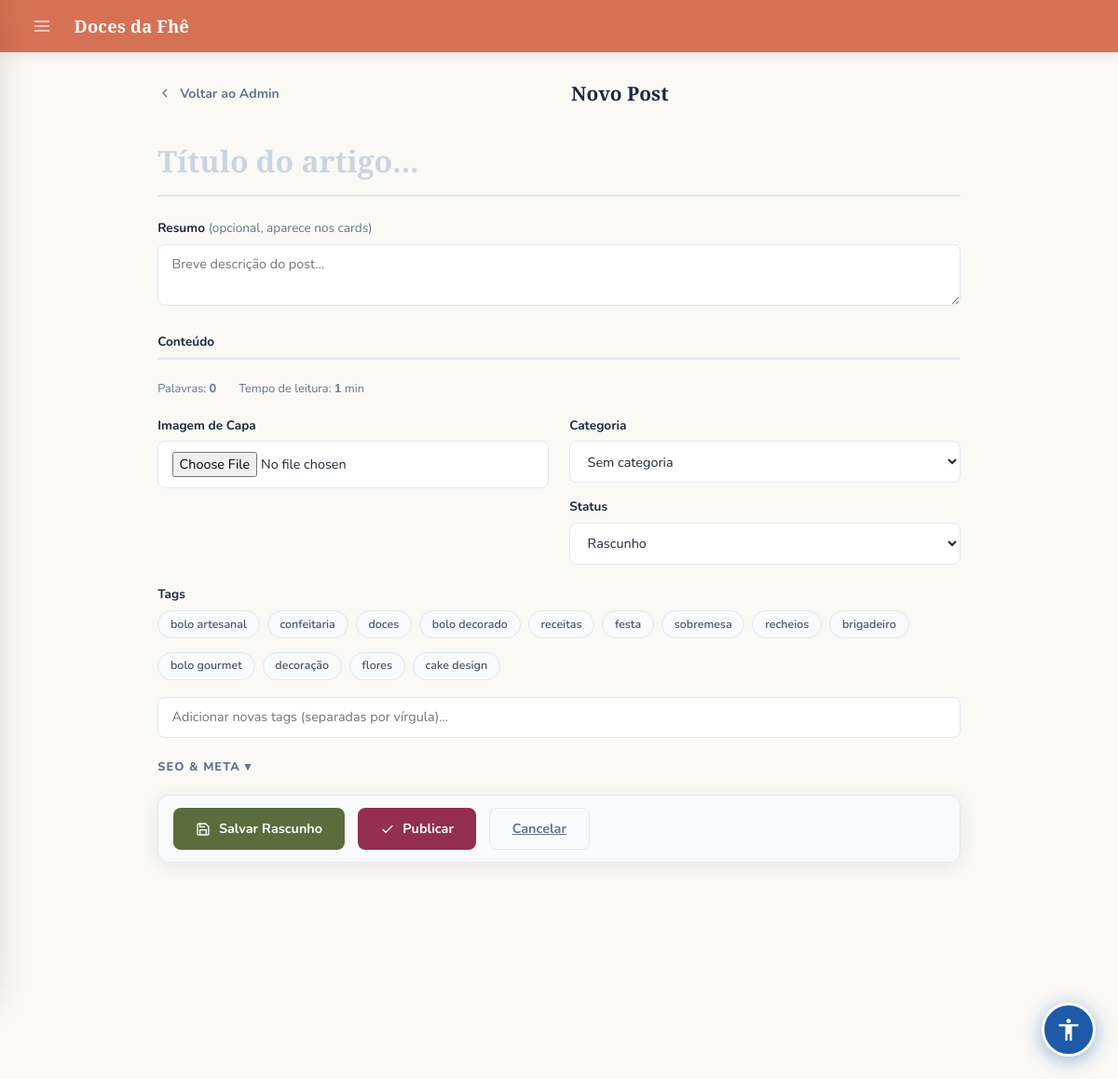
Before: /blog/admin/novo (signed in) with the older database file.
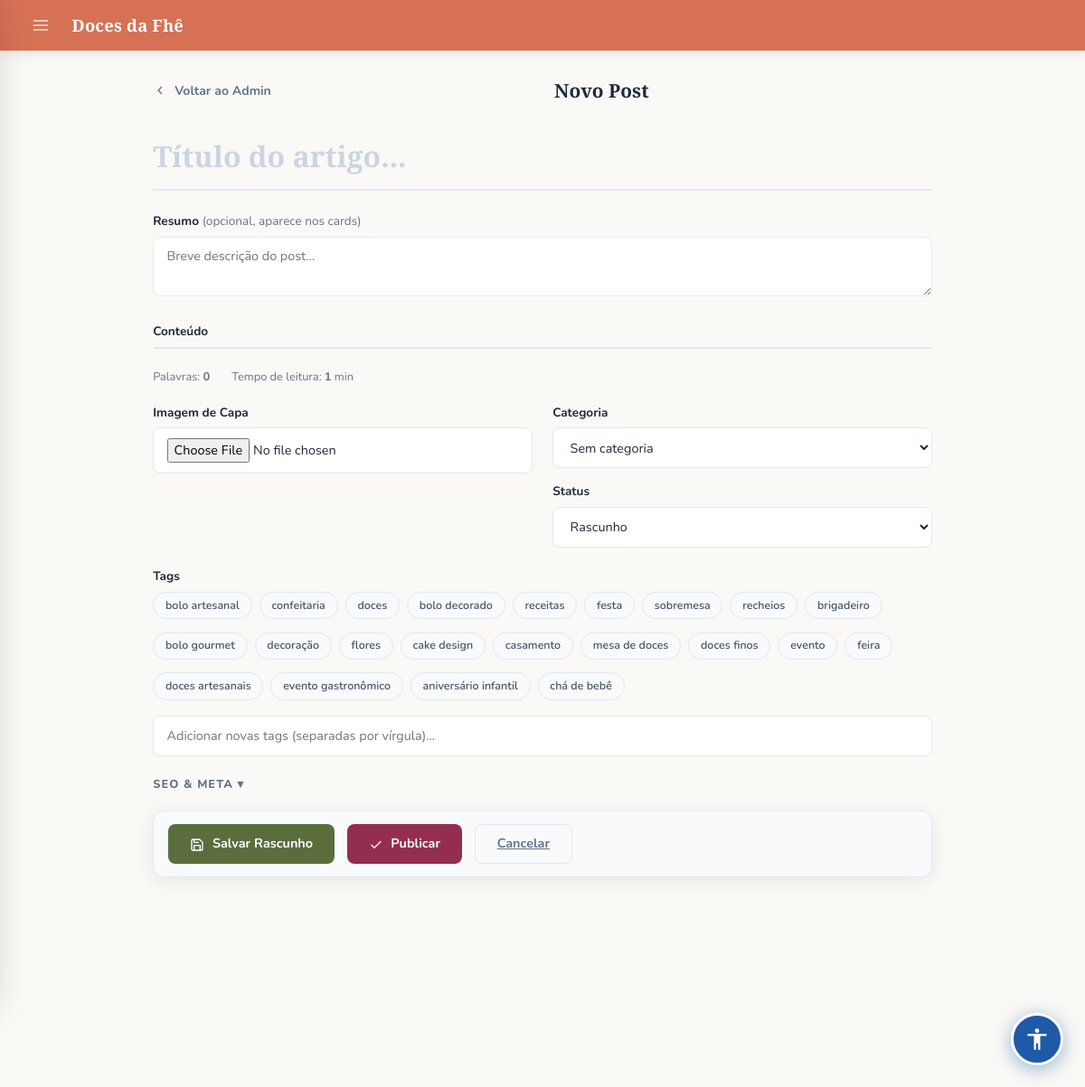
After: the same page with the newer database file.
### models.py (models this page shows, shortened)
class SiteConfig(db.Model):
    __tablename__ = "site_config"
    id               = db.Column(db.Integer, primary_key=True)
    color_primary    = db.Column(db.String(20), default='#5B6D3D')
    color_secondary  = db.Column(db.String(20), default='#D67155')
    color_accent     = db.Column(db.String(20), default='#F3B651')
    color_dark       = db.Column(db.String(20), default='#932E50')
    color_bg         = db.Column(db.String(20), default='#FAF9F6')
    color_text       = db.Column(db.String(20), default='#2B2B2B')
    color_text_light = db.Column(db.String(20), default='#6B6B6B')
    auth_bg_color1   = db.Column(db.String(20), default='#e8eed8')
    auth_bg_color2   = db.Column(db.String(20), default='#8fa05a')
    font_title   = db.Column(db.String(100), default='Playfair Display')
    font_body    = db.Column(db.String(100), default='Nunito')
    font_size    = db.Column(db.String(10), default='16')
    title_weight = db.Column(db.String(10), default='700')
    body_weight  = db.Column(db.String(10), default='400')
    layout_mode   = db.Column(db.String(20), default='spacious')
    layout_width  = db.Column(db.String(20), default='centered')
    card_columns  = db.Column(db.Integer,    default=3)
    card_gap      = db.Column(db.Integer,    default=20)
    show_carousel = db.Column(db.Boolean,    default=True)
    btn_radius  = db.Column(db.String(10), default='12px')
    card_shadow = db.Column(db.String(10), default='medium')
    navbar_fixed = db.Column(db.Boolean, default=True)
    anim_enabled     = db.Column(db.Boolean, default=True)
    anim_intensity   = db.Column(db.String(10), default='medium')
    anim_duration    = db.Column(db.Integer,    default=220)
    anim_hover_style = db.Column(db.String(20), default='lift')
    site_name   = db.Column(db.String(100), default='Doces da Fhê')
    logo_url    = db.Column(db.String(255), nullable=True)
    logo_height     = db.Column(db.Integer, default=100)
    logo_fit        = db.Column(db.String(20), default='contain')
    carousel_height = db.Column(db.Integer, default=340)
    card_img_height = db.Column(db.Integer, default=200)
    card_radius     = db.Column(db.String(10), default='16px')
    flash_success   = db.Column(db.String(20), default='#ffffff')
    flash_error     = db.Column(db.String(20), default='#f8d7da')
    flash_info      = db.Column(db.String(20), default='#ffffff')
    new_badge_days  = db.Column(db.Integer, default=7)
    new_badge_ativo = db.Column(db.Boolean, default=True)
    blog_primary    = db.Column(db.String(20), default='#5B6D3D')
    blog_accent     = db.Column(db.String(20), default='#932E50')
    blog_bg         = db.Column(db.String(20), default='#f8fafc')
    blog_card_bg    = db.Column(db.String(20), default='#ffffff')
    blog_text       = db.Column(db.String(20), default='#1e293b')
    updated_at      = db.Column(db.DateTime, default=datetime.utcnow, onupdate=datetime.utcnow)

class BlogTag(db.Model):
    __tablename__ = 'blog_tags'
    id = db.Column(db.Integer, primary_key=True)
    nome = db.Column(db.String(50), unique=True, nullable=False)
    slug = db.Column(db.String(50), unique=True, nullable=False)

### blog_routes.py (the view, shortened to what this page needs)
@blog_bp.route('/admin/novo', methods=['GET', 'POST'])
@_admin_required
def admin_novo():
    categorias = BlogCategoria.query.all()
    tags = BlogTag.query.all()
    return render_template('blog/editor.html',
                           post=None, categorias=categorias, tags=tags,
                           action=url_for('blog.admin_novo'))

### app.py (called while the page is built)
@login_manager.user_loader
def load_user(user_id):
    return User.query.get(int(user_id))

@app.context_processor
def inject_globals():
    if current_user.is_authenticated:
        total_itens = db.session.query(
            db.func.sum(CarrinhoItem.quantidade)
        ).filter_by(user_id=current_user.id).scalar() or 0
    else:
        total_itens = 0
    site_config = SiteConfig.query.first()
    return dict(carrinho_total=total_itens, site_config=site_config)

### blog_routes.py (called while the page is built)
def _admin_required(f):
    from functools import wraps
    @wraps(f)
    def decorated(*args, **kwargs):
        if not current_user.is_authenticated:
            flash('Faça login para continuar.', 'info')
            return redirect(url_for('login'))
        if not current_user.is_admin:
            flash('Acesso restrito a administradores.', 'error')
            return redirect(url_for('blog.index'))
        return f(*args, **kwargs)
    return decorated

### templates/blog/editor.html (shortened to what this page needs)
{% extends "admin/base.html" %}
{% block styles %}
<link rel="stylesheet" href="{{ url_for('static', filename='blog.css') }}">
<link href="https://cdn.quilljs.com/1.3.7/quill.snow.css" rel="stylesheet">
{% endblock %}
{% block content %}
<div class="editor-wrap">
  <div style="display:flex; align-items:center; justify-content:space-between; margin-bottom:1.5rem;">
    <a href="{{ url_for('blog.admin') }}" style="display:flex; align-items:center; gap:.5rem; color: var(--blog-muted); text-decoration:none; font-weight:700; font-size:.88rem;">
      <svg xmlns="http://www.w3.org/2000/svg" width="16" height="16" viewBox="0 0 24 24" fill="none" stroke="currentColor" stroke-width="2"><polyline points="15 18 9 12 15 6"/></svg>
      Voltar ao Admin
    </a>
    <h1 style="font-family:'Playfair Display',serif; font-size:1.3rem; font-weight:700; color:var(--blog-text); margin:0;">
      {% if post %}Editar Post{% else %}Novo Post{% endif %}
    </h1>
  </div>
  <form id="editorForm" method="post" action="{{ action }}" enctype="multipart/form-data">
    <input type="text" name="titulo" id="tituloInput" class="editor-title-input"
           placeholder="Título do artigo..."
           value="{{ post.titulo if post else '' }}" required>
    <div class="editor-field">
      <label for="resumoInput">Resumo <span style="color:var(--blog-muted); font-weight:400;">(opcional, aparece nos cards)</span></label>
      <textarea name="resumo" id="resumoInput" rows="2" placeholder="Breve descrição do post...">{{ post.resumo if post else '' }}</textarea>
    </div>
    <div class="editor-field">
      <label>Conteúdo</label>
      <div class="quill-editor-wrap">
      </div>
    </div>
    <div class="editor-stats">
      <span>Palavras: <strong id="wordCount">0</strong></span>
      <span>Tempo de leitura: <strong id="readTime">1</strong> min</span>
    </div>
    <div style="display: grid; grid-template-columns: 1fr 1fr; gap: 1.4rem;">
      <div class="editor-field">
        <label for="capaInput">Imagem de Capa</label>
        <input type="file" name="capa" id="capaInput" accept="image/*" onchange="adminOpenCropper(this, 'capaPreview')">
      </div>
      <div class="editor-field">
        <label for="categoriaSelect">Categoria</label>
        <select name="categoria_id" id="categoriaSelect">
          <option value="">Sem categoria</option>
        </select>
        <label for="statusSelect" style="margin-top: 1rem; display: block;">Status</label>
        <select name="status" id="statusSelect">
          <option value="rascunho" {% if not post or post.status == 'rascunho' %}selected{% endif %}>Rascunho</option>
        </select>
      </div>
    </div>
    <div class="editor-field">
      <label>Tags</label>
      {% if tags %}
      <div style="display:flex; flex-wrap:wrap; gap:.5rem; margin-bottom:.7rem;">
        {% for tag in tags %}
        <label style="cursor:pointer;">
          <span style="display:inline-block; padding:.3rem .8rem; border-radius:20px; font-size:.78rem; font-weight:600; border:1.5px solid #e2e8f0; background:{% if post and tag in post.tags %}#5B6D3D{% else %}#f8fafc{% endif %}; color:{% if post and tag in post.tags %}#fff{% else %}#475569{% endif %}; transition:all .15s; user-select:none;">{{ tag.nome }}</span>
        </label>
        {% endfor %}
      </div>
      {% endif %}
      <input type="text" name="novas_tags" placeholder="Adicionar novas tags (separadas por vírgula)...">
    </div>
    <div style="margin-bottom:1.2rem;">
      <div class="editor-section-title" style="margin-bottom:.75rem; cursor:pointer; user-select:none;" onclick="toggleSEO()">
        SEO &amp; Meta ▾
      </div>
    </div>
    <div class="editor-actions">
      <button type="submit" class="editor-btn editor-btn-primary" onclick="setStatus('rascunho')">
        Salvar Rascunho
      </button>
      <button type="submit" class="editor-btn editor-btn-accent" onclick="setStatus('publicado')">
        <svg xmlns="http://www.w3.org/2000/svg" width="16" height="16" viewBox="0 0 24 24" fill="none" stroke="currentColor" stroke-width="2" style="vertical-align:middle; margin-right:.3rem;"><polyline points="20 6 9 17 4 12"/></svg>
        Publicar
      </button>
      <a href="{{ url_for('blog.admin') }}" class="editor-btn editor-btn-ghost">Cancelar</a>
    </div>
  </form>
</div>
{% endblock %}

### templates/admin/base.html (shortened to what this page needs)
<!DOCTYPE html>
<html>
<head>
  <link href="https://cdn.jsdelivr.net/npm/bootstrap@5.3.0/dist/css/bootstrap.min.css" rel="stylesheet">
  <link rel="stylesheet" href="https://cdnjs.cloudflare.com/ajax/libs/cropperjs/1.6.1/cropper.min.css">
  {% block styles %}{% endblock %}
  <link rel="stylesheet" href="{{ url_for('dynamic_styles') }}">
  {% if not request.path.startswith('/admin') and request.path not in ['/login', '/signup', '/logout', '/forgot-password', '/change-password'] and not request.path.startswith('/reset-password') %}
  <link rel="stylesheet" href="{{ url_for('static', filename='accessibility.css') }}">
  {% endif %}
</head>
<body>
{% if current_user.is_authenticated and current_user.is_admin %}
<div class="topbar">
  <button class="topbar-menu-btn" id="drawerToggle" aria-label="Menu">
    <svg xmlns="http://www.w3.org/2000/svg" width="20" height="20" viewBox="0 0 24 24" fill="none"
         stroke="currentColor" stroke-width="2" stroke-linecap="round" stroke-linejoin="round">
      <line x1="3" y1="6"  x2="21" y2="6"/>
      <line x1="3" y1="12" x2="21" y2="12"/>
      <line x1="3" y1="18" x2="21" y2="18"/>
    </svg>
  </button>
  <span class="topbar-brand">{{ site_config.site_name if site_config else 'Doces da Fhê' }}</span>
</div>
{% endif %}
<div class="acc-content-wrap">
<main id="acc-main-content">
{% block content %}
{% endblock %}
</main>
</div>
{% if not request.path.startswith('/admin') and request.path not in ['/login', '/signup', '/logout', '/forgot-password', '/change-password'] and not request.path.startswith('/reset-password') %}
<label for="acc-open" class="acc-fab" role="button" aria-label="Abrir painel de acessibilidade" title="Acessibilidade">
  <svg xmlns="http://www.w3.org/2000/svg" width="28" height="28" viewBox="0 0 24 24" fill="currentColor">
    <path d="M12 2c1.1 0 2 .9 2 2s-.9 2-2 2-2-.9-2-2 .9-2 2-2zm9 7h-6v13h-2v-6h-2v6H9V9H3V7h18v2z"/>
  </svg>
</label>
{% endif %}
</body>
</html>

### static/blog.css (style rules this page uses)
:root { --blog-primary: #5B6D3D; --blog-accent: #932E50; --blog-text: #1e293b; --blog-muted: #64748b; --blog-border: #e2e8f0; --blog-card-bg: #ffffff; --blog-bg: #f8fafc; --blog-radius: 16px; --blog-shadow: 0 4px 20px rgba(0,0,0,.08); --blog-shadow-lg: 0 8px 32px rgba(0,0,0,.12); --blog-transition: .22s cubic-bezier(.4,0,.2,1); }
.editor-wrap { max-width: 900px; margin: 2rem auto; padding: 0 1.2rem 4rem; }
.editor-title-input { width: 100%; border: none; border-bottom: 2px solid var(--blog-border); padding: .75rem 0; font-family: 'Playfair Display', serif; font-size: 2rem; font-weight: 700; color: var(--blog-text); outline: none; background: transparent; margin-bottom: 1.5rem; transition: border-color var(--blog-transition); }
.editor-title-input::placeholder { color: #cbd5e1; }
.editor-section-title { font-size: .8rem; font-weight: 800; text-transform: uppercase; letter-spacing: .08em; color: var(--blog-muted); margin-bottom: .5rem; }
.editor-field { margin-bottom: 1.4rem; }
.editor-field label { display: block; font-size: .85rem; font-weight: 700; color: var(--blog-text); margin-bottom: .4rem; }
.editor-field input, .editor-field select, .editor-field textarea { width: 100%; border: 1.5px solid var(--blog-border); border-radius: 8px; padding: .65rem .9rem; font-family: 'Nunito', sans-serif; font-size: .9rem; outline: none; transition: border-color var(--blog-transition); color: var(--blog-text); background: #fff; }
.quill-editor-wrap { border: 1.5px solid var(--blog-border); border-radius: 10px; overflow: hidden; margin-bottom: 1.4rem; }
.editor-stats { font-size: .8rem; color: var(--blog-muted); display: flex; gap: 1.5rem; margin-bottom: 1.2rem; }
.editor-actions { display: flex; gap: .85rem; flex-wrap: wrap; position: sticky; bottom: 1rem; background: rgba(248, 250, 252, .95); backdrop-filter: blur(8px); padding: .85rem 1rem; border-radius: 12px; border: 1px solid var(--blog-border); box-shadow: var(--blog-shadow); z-index: 50; }
.editor-btn { padding: .65rem 1.5rem; border-radius: 8px; border: none; cursor: pointer; font-family: 'Nunito', sans-serif; font-size: .9rem; font-weight: 700; transition: all var(--blog-transition); }
.editor-btn-primary { background: var(--blog-primary); color: #fff; }
.editor-btn-accent { background: var(--blog-accent); color: #fff; }
.editor-btn-ghost { background: transparent; color: var(--blog-muted); border: 1.5px solid var(--blog-border); }

### static/accessibility.css (style rules this page uses)
:root { --acc-blue: #1E5AA8; --acc-blue-dark: #154080; --acc-blue-light: #dbeafe; }
.acc-fab { position: fixed; bottom: 24px; right: 24px; width: 58px; height: 58px; border-radius: 50%; background: var(--acc-blue); color: #fff; border: 3px solid #fff; cursor: pointer; z-index: 99990; box-shadow: 0 4px 20px rgba(30,90,168,.45); display: flex; align-items: center; justify-content: center; transition: transform .2s, background .2s, box-shadow .2s; user-select: none; }
.acc-content-wrap { min-height: 100vh; }

### templates/admin/base.html (style rules this page uses)
:root { --color-primary: #5B6D3D; --color-secondary: #D67155; --color-accent: #F3B651; --color-dark: #932E50; --color-bg: #F4F6FB; --color-white: #FFFFFF; --color-text: #1e293b; --color-muted: #64748b; --color-border: #e2e8f0; --sidebar-bg: #D67155; --sidebar-hover: rgba(255,255,255,.12); --sidebar-active: rgba(255,255,255,.2); --shadow-sm: 0 1px 4px rgba(0,0,0,.06); --shadow-md: 0 4px 12px rgba(0,0,0,.08); --shadow-lg: 0 8px 24px rgba(0,0,0,.12); --radius-sm: 6px; --radius-md: 10px; --radius-lg: 16px; }
*, *::before, *::after { box-sizing: border-box; }
body { font-family: 'Nunito', sans-serif !important; background: var(--color-bg); color: var(--color-text); margin: 0 !important; padding: 0 !important; }
.topbar { background: var(--color-secondary); padding: 0 1.6rem; height: 56px; display: flex; align-items: center; gap: 1rem; position: sticky; top: 0; z-index: 200; box-shadow: var(--shadow-md); }
.topbar-menu-btn { background: none; border: none; cursor: pointer; width: 38px; height: 38px; border-radius: 9px; display: flex; align-items: center; justify-content: center; color: rgba(255,255,255,.8); transition: background .15s, color .15s; flex-shrink: 0; }
.topbar-brand { font-family: 'Playfair Display', serif; font-size: 1.15rem; font-weight: 700; color: #fff; letter-spacing: .01em; }

Changed rows visible on the page:
added BlogTag: nome "casamento"
added BlogTag: nome "mesa de doces"
added BlogTag: nome "doces finos"
added BlogTag: nome "evento"
added BlogTag: nome "feira"
added BlogTag: nome "doces artesanais"
added BlogTag: nome "evento gastronômico"
added BlogTag: nome "aniversário infantil"
added BlogTag: nome "chá de bebê"
